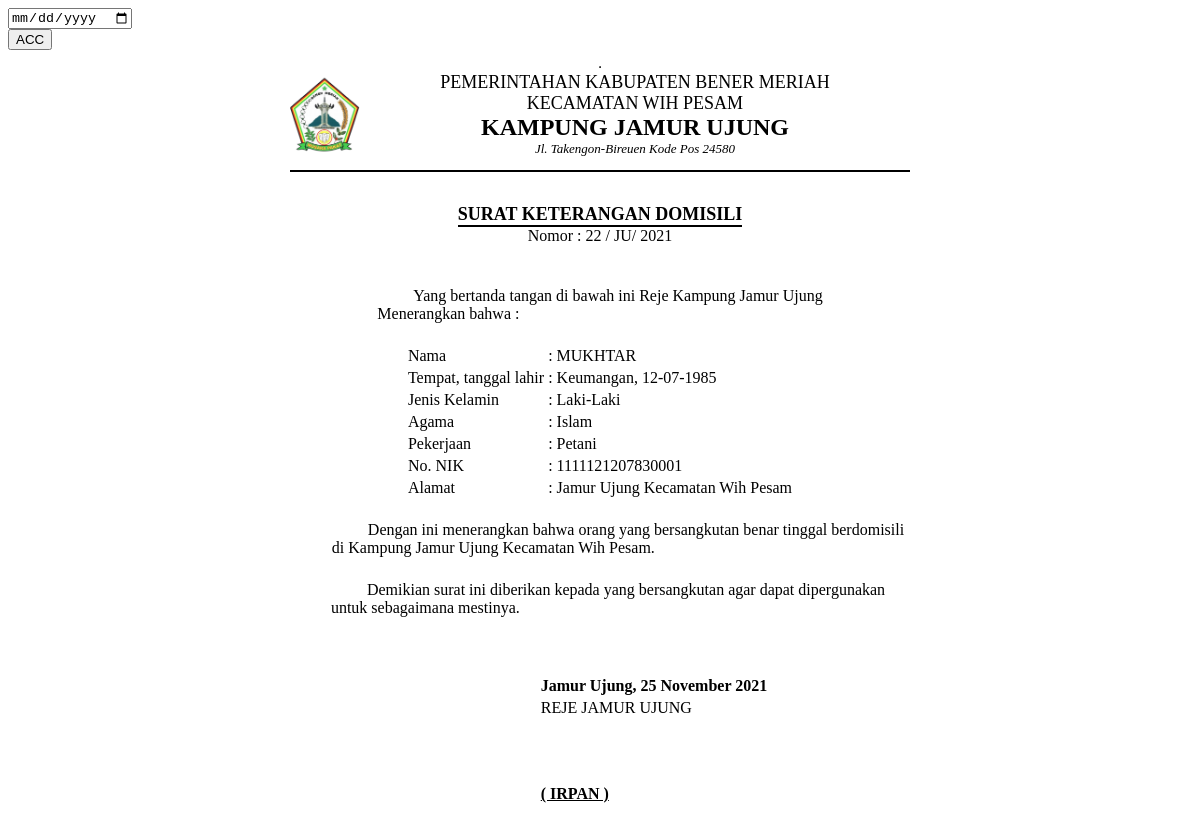
The page /demo1/view_skd.php?id_request_skd=22 on the database its author committed.
### tables this page shows
CREATE TABLE `data_request_skd` (
  `id_request_skd` int(11) NOT NULL,
  `nik` varchar(16) NOT NULL,
  `tanggal_request` timestamp NOT NULL DEFAULT current_timestamp(),
  `scan_ktp` text NOT NULL,
  `scan_kk` text NOT NULL,
  `keperluan` varchar(20) NOT NULL DEFAULT '-',
  `keterangan` varchar(50) NOT NULL DEFAULT 'Data sedang diperiksa oleh Staf',
  `request` varchar(20) NOT NULL DEFAULT 'DOMISILI',
  `status` int(11) NOT NULL DEFAULT 0,
  `acc` date NOT NULL
);

CREATE TABLE `data_pemohon` (
  `nik` varchar(16) NOT NULL,
  `nama` varchar(30) NOT NULL,
  `tanggal_lahir` date NOT NULL,
  `tempat_lahir` varchar(30) NOT NULL,
  `jekel` varchar(20) NOT NULL,
  `agama` varchar(20) NOT NULL,
  `alamat` text NOT NULL,
  `telepon` varchar(13) NOT NULL,
  `pekerjaan` varchar(30) NOT NULL
);

### demo1/view_skd.php (the view, shortened to what this page needs)
<?php include '../konek.php';?>
<link href="css/sweetalert.css" rel="stylesheet" type="text/css">
<?php
	if(isset($_GET['id_request_skd'])){
		$id=$_GET['id_request_skd'];
		$sql = "SELECT * FROM data_request_skd natural join data_pemohon WHERE id_request_skd='$id'";
		$query = mysqli_query($konek,$sql);
        $data = mysqli_fetch_array($query,MYSQLI_BOTH);
        $id=$data['id_request_skd'];
        $nik = $data['nik'];
		$nama = $data['nama'];
		$tempat = $data['tempat_lahir'];
        $tgl = $data['tanggal_lahir'];
        $tgl2 = $data['tanggal_request'];
        $format1 = date('Y', strtotime($tgl2));
        $format2 = date('d-m-Y', strtotime($tgl));
		$agama = $data['agama'];
		$jekel = $data['jekel'];
		$nama = $data['nama'];
		$alamat = $data['alamat'];
		$pekerjaan = $data['pekerjaan'];
        $request = $data['request'];
        $acc = $data['acc'];
        $format4 = date('d F Y', strtotime($acc));
	}
?>
                <div class="page-inner mt--5">
					<div class="row mt--2">
						<div class="col-md-6">
							<div class="card full-height">
								<div class="card-body">
								    <div class="card-tools">
                                        <form action="" method="POST">
                                            <div class="form-group">
                                                <input type="date" name="tgl_acc" class="form-control"required>
                                                <div class="form-group">
                                                    <input type="submit" name="ttd" value="ACC" class="btn btn-primary btn-sm" required>
                                                </div>
                                            </div>
                                        </form>
									</div>
								</div>
							</div>
						</div>
					</div>
					<div class="row">
						<div class="col-md-12">
							<div class="card">
								<div class="card-body">
                                <table border="1" align="center">
                                    <table border="0" align="center">
                                        <tr>
                                        <td><img src="img/kudus.png" width="70" height="87" alt=""></td>
                                        <td></td>
                                        <td></td>
                                        <td></td>
                                        <td></td>
                                        <td></td>
                                        <td></td>
                                        <td></td>
                                        <td></td>
                                        <td></td>
                                        <td></td>
                                        <td></td>
                                        <td></td>
                                        <td></td>
                                        <td></td>
                                        <td></td>
                                        <td></td>
                                        <td></td>
                                        <td></td>
                                        <td></td>
                                            <td>
                                                <center>
													<font size="4">PEMERINTAHAN KABUPATEN BENER MERIAH</font><br>
                                                    <font size="4">KECAMATAN WIH PESAM</font><br>
                                                    <font size="5"><b>KAMPUNG JAMUR UJUNG</b></font><br>
                                                    <font size="2"><i>Jl. Takengon-Bireuen Kode Pos 24580</i></font><br>
                </center>
            </td>
        <td></td>
        <td></td>
        <td></td>
        <td></td>
        <td></td>
        <td></td>
        <td></td>
        <td></td>
        <td></td>
        <td></td>
        <td></td>
        <td></td>
        <td></td>
        <td></td>
        <td></td>
        <td></td>
        <td></td>
        <td></td>
        <td></td>
        <td></td>
        </tr>
        <tr>
            <td colspan="45"><hr color="black"></td>
        </tr>
    </table>
    <br>
    <table border="0" align="center">
        <tr>
            <td>
                <center>
                    <font size="4"><b>SURAT KETERANGAN <?php echo $request;?></b></font><br>
                    <hr style="margin:0px" color="black">
                    <span>Nomor : <?php echo $id;?> / JU/ <?php echo $format1;?></span>
                </center>
            </td>
        </tr>
    </table>
    <br>
    <br>
    <table border="0" align="center">
        <tr>
            <td>
                &nbsp;&nbsp;&nbsp;&nbsp;&nbsp;&nbsp;&nbsp;&nbsp;&nbsp;Yang bertanda tangan di bawah ini Reje Kampung Jamur Ujung <br>  Menerangkan bahwa :
            </td>
        </tr>
    </table>
    <br>
    <table border="0" align="center">
        <tr>
            <td>Nama</td>
            <td>:</td>
            <td><?php echo $nama;?></td>
        </tr>
        <tr>
            <td>Tempat, tanggal lahir</td>
            <td>:</td>
            <td><?php echo $tempat.", ".$format2;?></td>
        </tr>
        <tr>
            <td>Jenis Kelamin</td>
            <td>:</td>
            <td><?php echo $jekel;?></td>
        </tr>
        <tr>
            <td>Agama</td>
            <td>:</td>
            <td><?php echo $agama;?></td>
        </tr>
        <tr>
            <td>Pekerjaan</td>
            <td>:</td>
            <td><?php echo $pekerjaan;?></td>
        </tr>
        <tr>
            <td>No. NIK</td>
            <td>:</td>
            <td><?php echo $nik;?></td>
        </tr>
        <tr>
            <td>Alamat</td>
            <td>:</td>
            <td><?php echo $alamat;?></td>
        </tr>
    </table>
    <br>
    <table border="0" align="center">
        <tr>
            <td>
                &nbsp;&nbsp;&nbsp;&nbsp;&nbsp;&nbsp;&nbsp;&nbsp;&nbsp;&nbsp;&nbsp;&nbsp;&nbsp;&nbsp;&nbsp;&nbsp;&nbsp;&nbsp;Dengan ini menerangkan bahwa orang yang bersangkutan benar tinggal berdomisili <br>&nbsp;&nbsp;&nbsp;&nbsp;&nbsp;&nbsp;&nbsp;&nbsp;&nbsp;di Kampung Jamur Ujung Kecamatan Wih Pesam.
            </td>
        </tr>
    </table>
    <br>
    <table border="0" align="center">
        <tr>
            <td>
                &nbsp;&nbsp;&nbsp;&nbsp;&nbsp;&nbsp;&nbsp;&nbsp;&nbsp;&nbsp;&nbsp;&nbsp;&nbsp;Demikian surat ini diberikan kepada yang bersangkutan agar dapat dipergunakan<br>&nbsp;&nbsp;&nbsp;&nbsp;untuk sebagaimana mestinya.
            </td>
        </tr>
    </table>
    <br>
    <br>
    <br>
    <table border="0" align="center">
        <tr>
            <th></th>
            <th width="100px"></th>
            <th>Jamur Ujung, <?php echo $format4;?></th>
        </tr>
        <tr>
            <td> <br> </td>
            <td></td>
            <td>REJE JAMUR UJUNG</td>
        </tr>
        <tr>
            <td rowspan="15"></td>
            <td></td>
            <td rowspan="15"></td>
        </tr>
        <tr>
            <td></td>
        </tr>
        <tr>
            <td></td>
        </tr>
        <tr>
            <td></td>
        </tr>
        <tr>
            <td></td>
        </tr>
        <tr>
            <td></td>
        </tr>
        <tr>
            <td></td>
        </tr>
        <tr>
            <td></td>
        </tr>
        <tr>
            <td></td>
        </tr>
        <tr>
            <td></td>
        </tr>
        <tr>
            <td></td>
        </tr>
        <tr>
            <td></td>
        </tr>
        <tr>
            <td></td>
        </tr><tr>
            <td></td>
        </tr><tr>
            <td></td>
        </tr><tr>
            <td></td>
        </tr>
        <tr>
            <td><b style="text-transform:uppercase"><u></u></b></td>
            <td></td>
            <td><b><u>( IRPAN )</u></b></td>
        </tr>
    </table>
								</div>
							</div>
						</div>
					</div>
			</div>

### rows shown on the page
data_request_skd: request "DOMISILI", id_request_skd "22", tanggal_request "2021", data_pemohon.nama "MUKHTAR", data_pemohon.tempat_lahir "Keumangan", data_pemohon.tanggal_lahir "12-07-1985", data_pemohon.jekel "Laki-Laki", data_pemohon.agama "Islam", data_pemohon.pekerjaan "Petani", nik "1111121207830001", data_pemohon.alamat "Jamur Ujung Kecamatan Wih Pesam", acc "25 November 2021"
